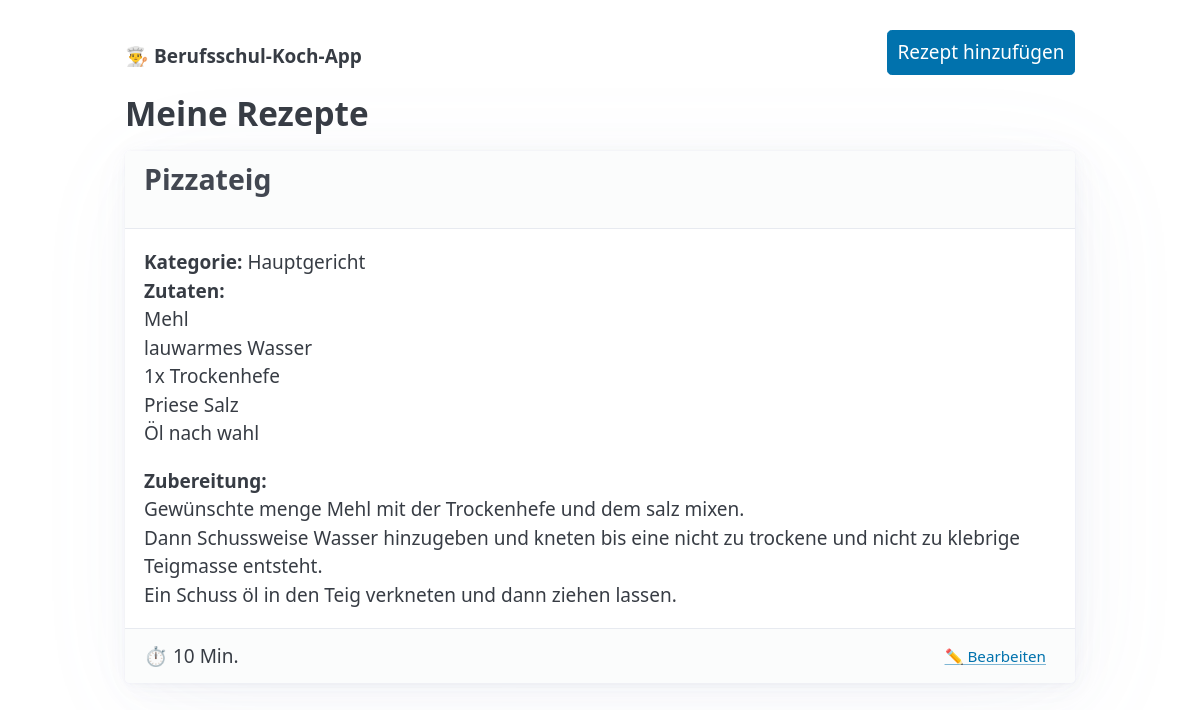
Before: / with the older database file.
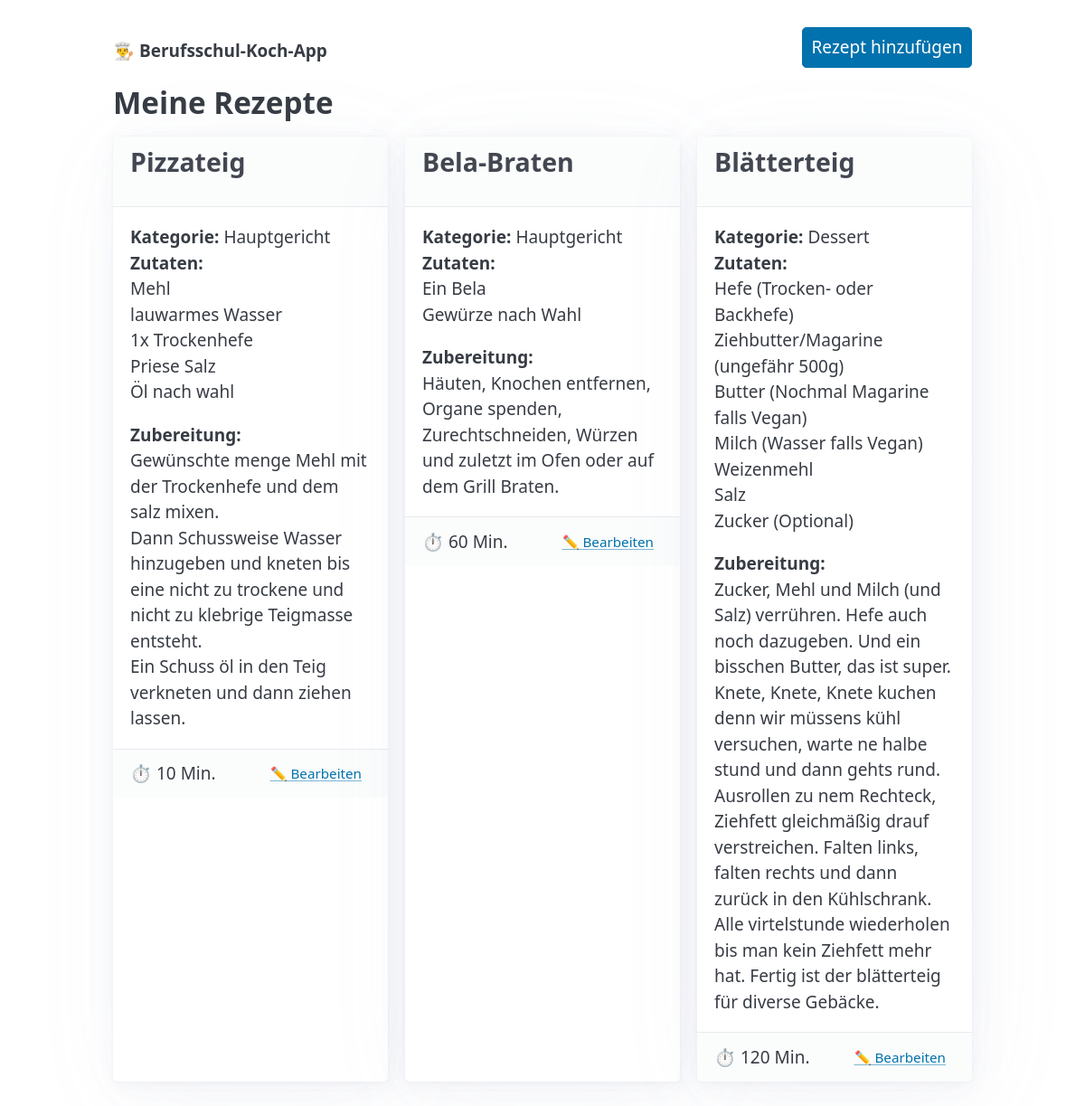
After: the same page with the newer database file.
### tables this page shows
CREATE TABLE rezepte (
            id INTEGER PRIMARY KEY AUTOINCREMENT,
            titel TEXT NOT NULL,
            dauer INTEGER,
            kategorie TEXT,
            zutaten TEXT,
            anleitung TEXT
        );

### app.py (the view)
@app.route('/')
def index():
    conn = get_db_connection()
    rezepte = conn.execute('SELECT * FROM rezepte').fetchall()
    conn.close()
    return render_template('index.html', rezepte=rezepte)

### app.py (called while the page is built)
def get_db_connection():
    conn = sqlite3.connect(DB_PATH)
    conn.row_factory = sqlite3.Row
    return conn

### templates/index.html (shortened to what this page needs)
<!DOCTYPE html>
<html lang="de">
<head>
    <link rel="stylesheet" href="https://cdn.jsdelivr.net/npm/@picocss/pico@2/css/pico.min.css">
</head>
<body>
    <main class="container">
        <nav>
            <ul>
                <li><strong>👨‍🍳 Berufsschul-Koch-App</strong></li>
            </ul>
            <ul>
                <li><a href="/neu" role="button">Rezept hinzufügen</a></li>
            </ul>
        </nav>
        <h2>Meine Rezepte</h2>
        <div class="grid">
            {% for rezept in rezepte %}
            <article>
                <header><h3>{{ rezept['titel'] }}</h3></header>
                <strong>Kategorie:</strong> {{ rezept['kategorie'].capitalize() }}<br>
                <strong>Zutaten:</strong>
                <p style="white-space: pre-line;">{{ rezept['zutaten'] }}</p>
                <strong>Zubereitung:</strong>
                <p style="white-space: pre-line;">{{ rezept['anleitung'] }}</p>
                <footer>
                     <div style="display: flex; justify-content: space-between; align-items: center;">
                        <span>⏱ {{ rezept['dauer'] }} Min.</span>
                        <a href="/bearbeiten/{{ rezept['id'] }}" class="outline" style="padding: 2px 10px; font-size: 0.8rem;">✏️ Bearbeiten</a>
                     </div>
            </article>
            {% else %}
                <p>Noch keine Rezepte eingetragen. Klicke oben auf den Button!</p>
            {% endfor %}
        </div>
    </main>
</body>
</html>

Changed rows visible on the page:
added rezepte: titel "Bela-Braten", kategorie "Hauptgericht", zutaten "Ein Bela Gewürze nach Wahl", anleitung "Häuten, Knochen entfernen, Organe spenden, Zurechtschneiden, Würzen und zuletzt im Ofen oder auf dem Grill Braten.", dauer "60"
added rezepte: titel "Blätterteig", kategorie "Dessert", zutaten "Hefe (Trocken- oder Backhefe) Ziehbutter/Magarine (ungefähr 500g) Butter (Nochmal Magarine falls Vegan) Milch (Wasser falls Vegan) Weizenmehl Salz Zucker (Optional)", anleitung "Zucker, Mehl und Milch (und Salz) verrühren. Hefe auch noch dazugeben. Und ein bisschen Butter, das ist super. Knete, Knete, Knete kuchen denn wir müssens kühl versuchen, warte ne halbe stund und dann gehts rund. Ausrollen zu nem Rechteck, Ziehfett gleichmäßig drauf verstreichen. Falten links, falten rechts und dann zurück in den Kühlschrank. Alle virtelstunde wiederholen bis man kein Ziehfett mehr hat. Fertig ist der blätterteig für diverse Gebäcke.", dauer "120"
